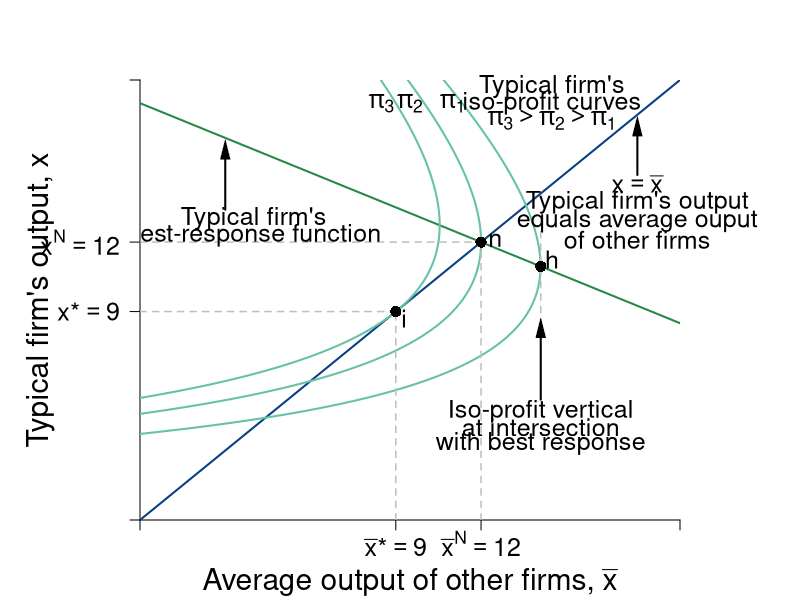

R code for this plot:
require(shape)
pdf(file = "competitionmarkets/competition_average_2.pdf", width = 9, height = 7)

#Set parameters for graphics
axislabelsize <- 1.8
labelsize <- 1.5
namesize <- 1.8
annotatesize <- 1.5
graphlinewidth <- 2
segmentlinewidth <- 1.5

COL <- c("#7fc97f", "#beaed4", "#fdc086", "#ffff99", "#386cb0", "#f0027f", "#bf5b17", "#666666")
COLA <- c("#99d8c9","#66c2a4","#41ae76", "#238b45", "#005824")
COLB <- c("#4eb3d3", "#2b8cbe", "#0868ac","#084081")

par(mar =  c(4, 7, 4, 6))

piA <- function(xbar, x, s = 0.5, pmax = 20, c1 = 2, n = 2) {
  (pmax - s*(n - 1)*xbar)*x - s*(x)^2 - c1*x
}

brfA <- function(xbar, s = 0.5, pmax = 20, c1 = 2, n = 2) {
  (pmax - c1)/(2*s) - ((n-1)/(2))*xbar
}

Equal45 <- function(xbar, slope = 1){
  slope*xbar
}



xlims <- c(0, 19)
ylims <- c(0, 19)

npts <- 501 
x <- seq(xlims[1], xlims[2], length.out = npts)
y <- seq(ylims[1], ylims[2], length.out = npts) 
#a <- c(30, 35, 40)
a <- c(60, 72, 81)


plot(0, 0, xlim = xlims, ylim = ylims, type = "n",
     xlab = expression(paste("")),
     ylab = expression(paste("")), 
     xaxt = "n", 
     yaxt = "n", 
     cex.lab = axislabelsize, 
     bty = "n",
     xaxs="i", 
     yaxs="i")

# ticksy <- seq(from = 0, to = ylims[2], by = 2)
# ylabels <- seq(from = 0, to = ylims[2], by = 2)
# ticksx <- seq(from = 0, to = xlims[2], by = 2)
# xlabels <- seq(from = 0, to = xlims[2], by = 2)
ticksy <- c(0, 9, 12, ylims[2])
ylabels <- c(NA, expression(paste(x,"*") == 9), expression(paste(x^N) == 12), NA)
ticksx <- c(0, 9, 12, xlims[2])
xlabels <- c(NA, expression(paste(bar(x),"*" == 9)), expression(paste(bar(x)^{N} == 12)), NA)


axis(1, at = ticksx, pos = 0, labels = xlabels, cex.axis = labelsize)
axis(2, at = ticksy, pos = 0, labels = ylabels, las = 1, cex.axis = labelsize)

npts <- 500 
xx1 <- seq(xlims[1], xlims[2], length.out = npts)

lines(xx1, brfA(xx1, s = 0.5, pmax = 20, c1 = 2, n = 2), col = COLA[4], lwd = graphlinewidth)
lines(xx1, Equal45(xx1, slope = 1), col = COLB[4], lwd = graphlinewidth)

contour(x, y,
        outer(x, y, piA),
        #labels = c("v1", "v2", "v3"),
        drawlabels = FALSE,
        col = COLA[2],
        #xlab = expression(paste("A's Apples, ", x)),
        #ylab = expression(paste("A's Oranges, ", y)),
        #cex.lab = axislabelsize,
        lwd = graphlinewidth,
        levels = a,
        xaxs="i",
        yaxs="i",
        add = TRUE)

mtext(expression(paste("Average output of other firms, ", bar(x))), side=1, line = 3, cex = axislabelsize)
text(-3.5, 0.5*ylims[2], expression(paste("Typical firm's output, ", x)), xpd = TRUE, cex = axislabelsize, srt = 90) 




#Add arrows:
#arrows(-0.8, 10, -0.8, 14, xpd = TRUE, length=0.1,angle=40,lwd=3)
#arrows(6.2, -1.7, 9, -1.7, xpd = TRUE, length=0.1,angle=40,lwd=3)

# segments(0, 6, 6, 6, lty = 2, col = "gray" , lwd = segmentlinewidth)
# segments(6, 0, 6, 8, lty = 2, col = "gray" , lwd = segmentlinewidth)
# points(6, 6, pch = 16, col = "black", cex = 1.5)
# text(6.2, 6, expression(paste(n)))

segments(0, 9, 9, 9, lty = 2, col = "gray" , lwd = segmentlinewidth)
segments(9, 0, 9, 9, lty = 2, col = "gray" , lwd = segmentlinewidth)
points(9, 9, pch = 16, col = "black", cex = 1.5)
text(9.3, 8.7, expression(paste("i")), cex = labelsize)
#segments(0, 4, 7, 4, lty = 2, col = "gray" , lwd = segmentlinewidth)
segments(12, 0, 12, 12, lty = 2, col = "gray" , lwd = segmentlinewidth)
segments(0, 12, 12, 12, lty = 2, col = "gray" , lwd = segmentlinewidth)
points(12, 12, pch = 16, col = "black", cex = 1.5)
text(12.5, 12.1, expression(paste("n")), cex = labelsize)


text(14.5, brfA(xbar = 14.1) + 0.3, expression(paste("h")), cex = labelsize)
segments(14.1, brfA(xbar = 14.1) - 2, 14.1, brfA(xbar = 14.1) + 2, lty = 2, col = "gray" , lwd = segmentlinewidth)
points(14.1, brfA(xbar = 14.1), pch = 16, col = "black", cex = 1.5)

text(14.1, 4.7, expression(paste("Iso-profit vertical")), cex = labelsize)
text(14.1, 4, expression(paste("at intersection")),cex = labelsize)
text(14.1, 3.3, expression(paste("with best response")),cex = labelsize)
Arrows(14.1, 5.2, 14.1, 8.3, col = "black", lty = 1, lwd = 2, arr.type = "triangle", arr.lwd = 0.5)

Arrows(17.5, 14.9, 17.5, 17, col = "black", lty = 1, lwd = 2, arr.type = "triangle", arr.lwd = 0.5)
text(17.5, 14.5, expression(paste(x == bar(x))), cex = labelsize)
text(17.5, 13.7, expression(paste("Typical firm's output")),cex = labelsize, xpd = TRUE)
text(17.5, 12.9, expression(paste("equals average ouput")),cex = labelsize, xpd = TRUE)
text(17.5, 12.1, expression(paste("of other firms")),cex = labelsize, xpd = TRUE)


text(4, 13, expression(paste("Typical firm's")),cex = labelsize)
text(4, 12.3, expression(paste("best-response function")),cex = labelsize)
Arrows(3, 13.4, 3, 16, col = "black", lty = 1, lwd = 2, arr.type = "triangle", arr.lwd = 0.5)


#Label the iso-welfare functions for the HG, Aisha
text(11, 18, expression(pi[1]), cex = labelsize)
text(9.5, 18, expression(pi[2]), cex = labelsize)
text(8.5, 18, expression(pi[3]), cex = labelsize)

text(14.5, 18.7, expression("Typical firm's"),cex = labelsize, xpd = TRUE)
text(14.5, 18, expression("iso-profit curves"),cex = labelsize,xpd = TRUE)
text(14.5, 17.3, expression(paste(pi[3] > pi[2], phantom() > pi[1])),cex = labelsize)
#text(6.6, 8.3, expression(u[4]^A))

#Label the indifference curves for the HG, Betty
# text(8.9, 19, expression(pi[1]^B))
# text(7.9, 19, expression(pi[2]^B))
# text(7, 19, expression(pi[3]^B))
#text(3.4, 6.9, expression(v[4]^B))

# #Label Nash Equilibrium 
# segments(0, 12, 12, 12, lty = 2, col = "gray" , lwd = segmentlinewidth)
# segments(12, 0, 12, 12, lty = 2, col = "gray" , lwd = segmentlinewidth)



#B's brf
text(7, 30, expression(paste("A's best response")),cex = labelsize)
text(7, 29, expression(paste("function")),cex = labelsize)
Arrows(7, 28.2, 7, 23.5, col = "black", lty = 1, lwd = 2, arr.type = "triangle", arr.lwd = 0.5)


dev.off()
